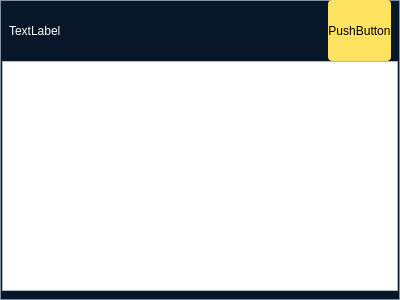
<?xml version="1.0" encoding="UTF-8"?>
<ui version="4.0">
 <class>WidgetTaskList</class>
 <widget class="QWidget" name="WidgetTaskList">
  <property name="geometry">
   <rect>
    <x>0</x>
    <y>0</y>
    <width>400</width>
    <height>300</height>
   </rect>
  </property>
  <property name="windowTitle">
   <string>Form</string>
  </property>
  <layout class="QGridLayout" name="gridLayout">
   <property name="leftMargin">
    <number>0</number>
   </property>
   <property name="topMargin">
    <number>0</number>
   </property>
   <property name="rightMargin">
    <number>0</number>
   </property>
   <property name="bottomMargin">
    <number>0</number>
   </property>
   <property name="spacing">
    <number>0</number>
   </property>
   <item row="0" column="0">
    <widget class="QWidget" name="widget_9" native="true">
     <property name="styleSheet">
      <string notr="true">#widget_9{background-color:rgb(7,22,41);border:0.5px solid #838fa2;}</string>
     </property>
     <layout class="QVBoxLayout" name="verticalLayout_7" stretch="34,127">
      <property name="spacing">
       <number>0</number>
      </property>
      <property name="leftMargin">
       <number>0</number>
      </property>
      <property name="topMargin">
       <number>0</number>
      </property>
      <property name="rightMargin">
       <number>0</number>
      </property>
      <property name="bottomMargin">
       <number>9</number>
      </property>
      <item>
       <widget class="QWidget" name="widget_2" native="true">
        <property name="styleSheet">
         <string notr="true">#widget_2{border-image: url(:/image/home_all/kuan_chang_ copy.png);}
</string>
        </property>
        <layout class="QHBoxLayout" name="horizontalLayout_2" stretch="96,312,70">
         <property name="spacing">
          <number>0</number>
         </property>
         <property name="leftMargin">
          <number>9</number>
         </property>
         <property name="topMargin">
          <number>0</number>
         </property>
         <property name="rightMargin">
          <number>9</number>
         </property>
         <property name="bottomMargin">
          <number>0</number>
         </property>
         <item>
          <widget class="QLabel" name="label_23">
           <property name="styleSheet">
            <string notr="true">QLabel{background-color: rgb(255, 255, 255, 0);color: rgb(255, 255, 255);border:none;}

</string>
           </property>
           <property name="text">
            <string>TextLabel</string>
           </property>
          </widget>
         </item>
         <item>
          <spacer name="horizontalSpacer">
           <property name="orientation">
            <enum>Qt::Horizontal</enum>
           </property>
           <property name="sizeHint" stdset="0">
            <size>
             <width>228</width>
             <height>20</height>
            </size>
           </property>
          </spacer>
         </item>
         <item>
          <widget class="QPushButton" name="pushButton_4">
           <property name="sizePolicy">
            <sizepolicy hsizetype="Preferred" vsizetype="Preferred">
             <horstretch>0</horstretch>
             <verstretch>0</verstretch>
            </sizepolicy>
           </property>
           <property name="cursor">
            <cursorShape>PointingHandCursor</cursorShape>
           </property>
           <property name="styleSheet">
            <string notr="true">QPushButton{color: rgb(0, 0, 0);background-color: rgb(255, 226, 96);border:none;border-radius:4px;}</string>
           </property>
           <property name="text">
            <string>PushButton</string>
           </property>
           <property name="icon">
            <iconset resource="../image.qrc">
             <normaloff>:/image/home/add_icon.png</normaloff>:/image/home/add_icon.png</iconset>
           </property>
          </widget>
         </item>
        </layout>
       </widget>
      </item>
      <item>
       <layout class="QHBoxLayout" name="horizontalLayout" stretch="3,494,3">
        <item>
         <spacer name="horizontalSpacer_2">
          <property name="orientation">
           <enum>Qt::Horizontal</enum>
          </property>
          <property name="sizeHint" stdset="0">
           <size>
            <width>40</width>
            <height>20</height>
           </size>
          </property>
         </spacer>
        </item>
        <item>
         <widget class="QTableWidget" name="tableWidget"/>
        </item>
        <item>
         <spacer name="horizontalSpacer_3">
          <property name="orientation">
           <enum>Qt::Horizontal</enum>
          </property>
          <property name="sizeHint" stdset="0">
           <size>
            <width>40</width>
            <height>20</height>
           </size>
          </property>
         </spacer>
        </item>
       </layout>
      </item>
     </layout>
    </widget>
   </item>
  </layout>
 </widget>
 <resources>
  <include location="../image.qrc"/>
 </resources>
 <connections/>
</ui>
